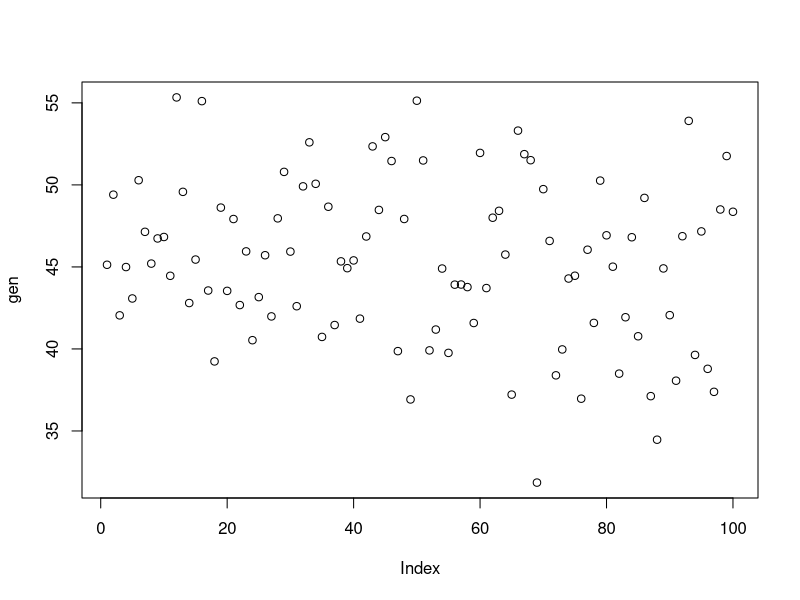
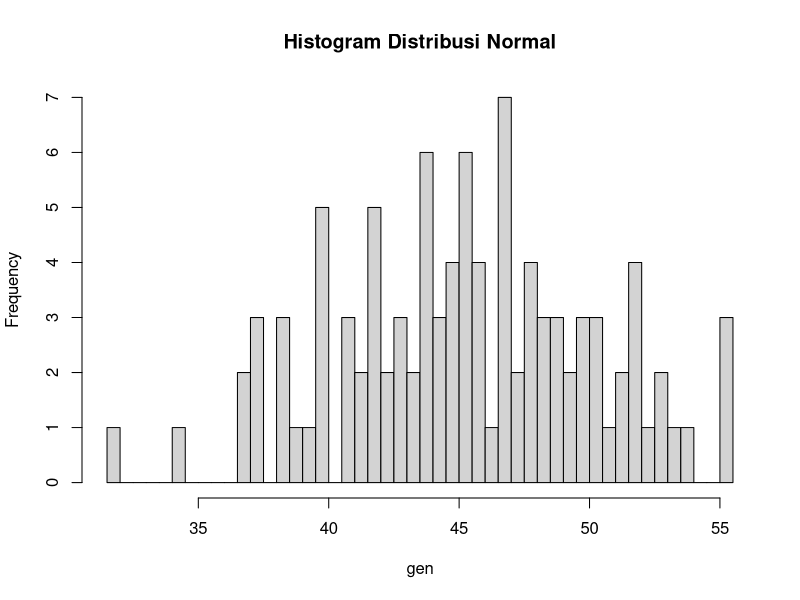

Reproduce these figures in R, in order.
# Nomor 4
# A. Fungsi probabilitas dari distribusi Normal P(X1 ≤ x ≤ X2), 
# hitung z-scorenya dan plot data bangkitan acaknya dalam bentuk grafik. 
# Petunjuk (gunakan fungsi plot()).
n <- 100
mean <- 45
sd <- 5

gen <- rnorm(n, mean, sd)
cat("Data: ", gen)
summary(gen)

p <- pnorm(runif(1, mean, max(gen)), mean, sd) - pnorm(runif(1, min(gen), mean), mean, sd)
print(p)
plot(gen)
zScore <- (gen-mean(gen))/sd(gen)
print(zScore)

# B. Gambarkan histogram dari distribusi Normal dengan breaks 50
breaks <- 50
hist(gen, breaks, main = "Histogram Distribusi Normal")

# C. Nilai varian (σ²) dari hasil data bangkitan acak distribusi Normal.
varian <- (sd(gen)) ^ 2
print(varian)
